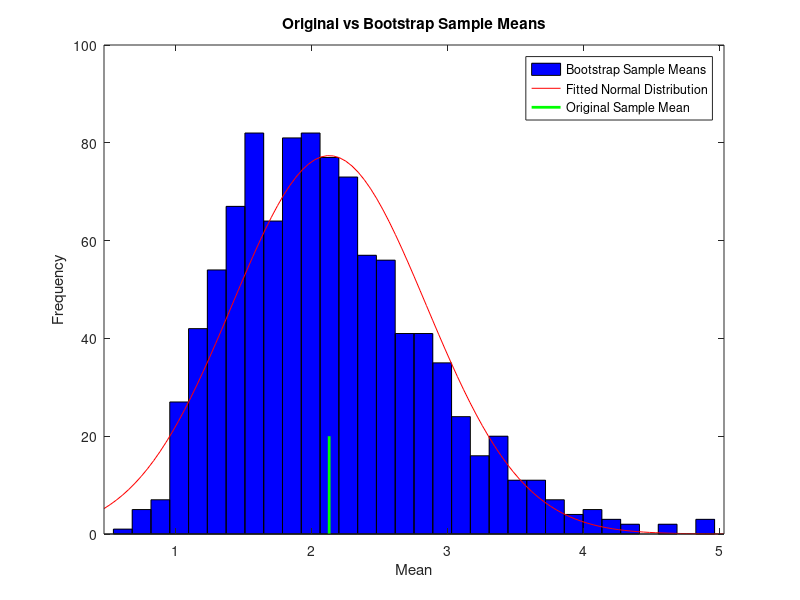

Write MATLAB code to recreate this figure.
clc, clearvars, close all;

exp_transform = true;
n = 10;  % Sample size
B = 1000;  % Number of bootstrap samples
mu = 0;
sigma = 1;
X = normrnd(mu, sigma, 1, n);
if exp_transform
    X = exp(X);
end
muX = mean(X);
bootstrap_means = zeros(1, B);

% Question (a)
for i = 1:B
    idx = randi(n, 1, n);
    bootstrap_means(i) = mean(X(idx));
end

figure;
histfit(bootstrap_means);
hold on;
ax = axis;
plot([muX, muX], [ax(3), ax(4) / 5], '-g', 'LineWidth', 2);
hold off;
title('Original vs Bootstrap Sample Means');
xlabel('Mean');
ylabel('Frequency');
legend('Bootstrap Sample Means', 'Fitted Normal Distribution', 'Original Sample Mean');

% Question (b)
seB = std(bootstrap_means);
seX = std(X) / sqrt(n);
fprintf('Bootstrap standard error estimation: %.5f\n', seB);
fprintf('Original sample standard error estimation: %.5f\n', seX);
se_actual = sigma / sqrt(n);
if exp_transform
    se_actual = sqrt(exp(2 * mu + sigma^2) * (exp(sigma^2) - 1)) / sqrt(n);
end
fprintf('Actual standard error: %.5f\n', se_actual);
